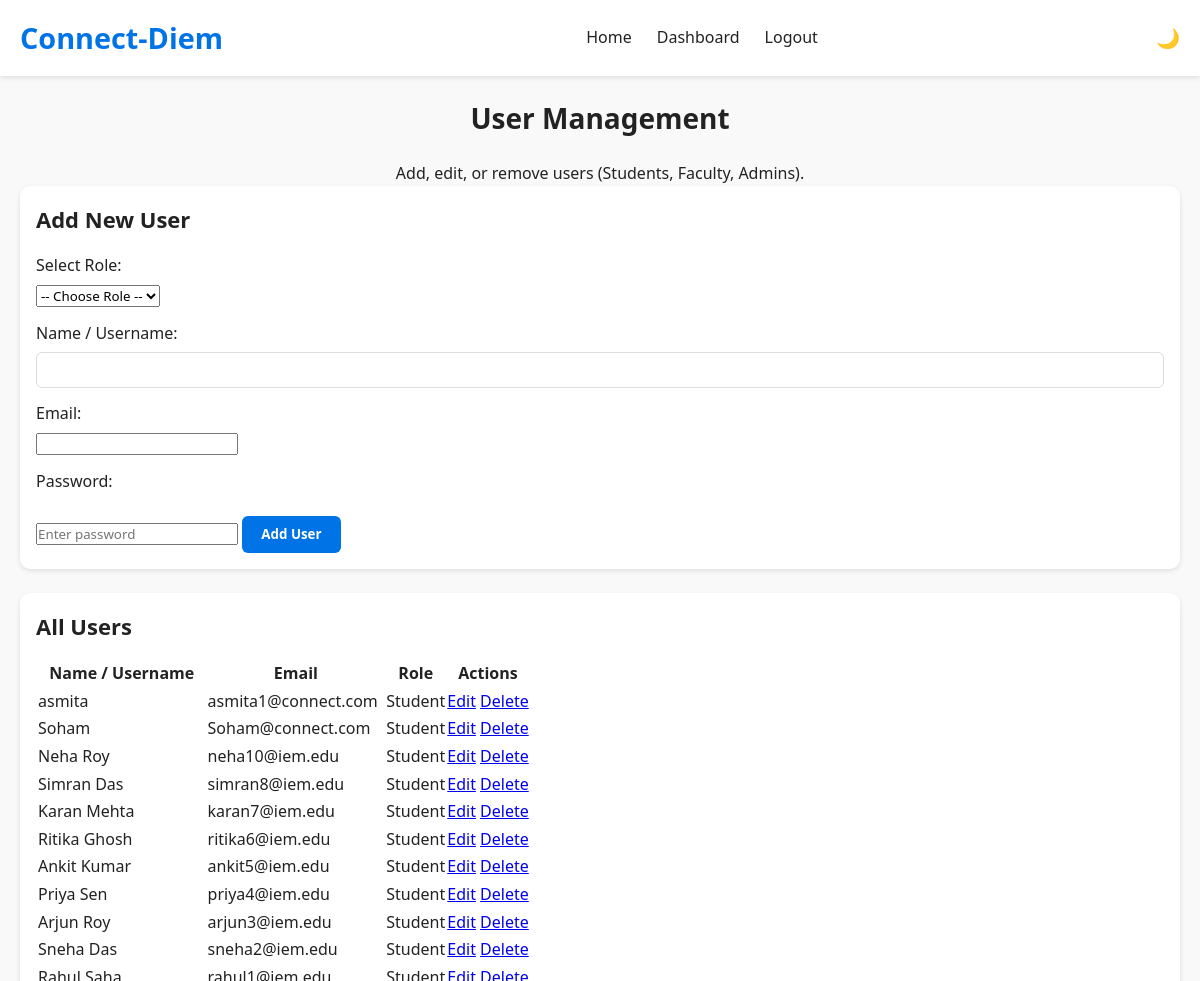
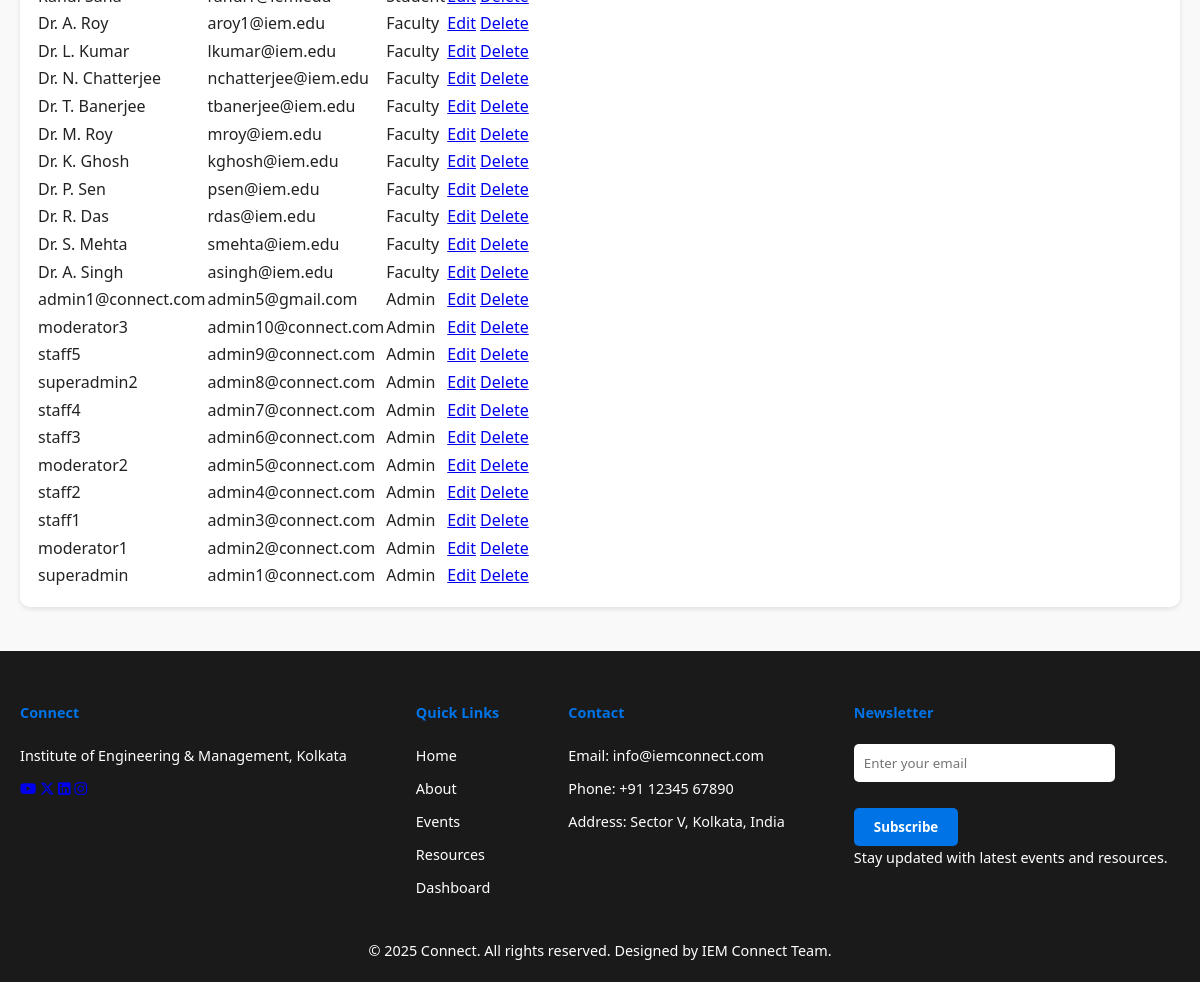
/admin/user_management.php (signed in), run on the app's committed database (2 pictures, top to bottom).
### tables this page shows
CREATE TABLE `students` (
  `student_id` int(11) NOT NULL,
  `roll_no` varchar(20) NOT NULL,
  `name` varchar(100) NOT NULL,
  `email` varchar(100) NOT NULL,
  `password` varchar(255) NOT NULL,
  `department` varchar(100) DEFAULT NULL,
  `year` int(11) DEFAULT NULL,
  `section` varchar(10) DEFAULT NULL,
  `contact` varchar(15) DEFAULT NULL,
  `profile_pic` varchar(255) DEFAULT 'default_student.png',
  `join_date` datetime DEFAULT current_timestamp()
);

CREATE TABLE `faculty` (
  `faculty_id` int(11) NOT NULL,
  `name` varchar(100) NOT NULL,
  `email` varchar(100) NOT NULL,
  `password` varchar(255) NOT NULL,
  `department` varchar(100) DEFAULT NULL,
  `designation` varchar(100) DEFAULT NULL,
  `contact` varchar(15) DEFAULT NULL,
  `profile_pic` varchar(255) DEFAULT 'default_faculty.png',
  `join_date` datetime DEFAULT current_timestamp()
);

### admin/user_management.php (the view, shortened to what this page needs)
<?php
include '../includes/db.php';
include '../includes/header.php';
$edit_data = null;
$students = $conn->query("SELECT student_id AS id, name, email, 'student' AS role FROM students ORDER BY join_date DESC");
$faculty = $conn->query("SELECT faculty_id AS id, name, email, 'faculty' AS role FROM faculty ORDER BY join_date DESC");
$admins = $conn->query("SELECT admin_id AS id, username AS name, email, 'admin' AS role FROM admins ORDER BY created_at DESC");
?>
<main class="dashboard-main">
    <h2 style="text-align:center;">User Management</h2>
    <p style="text-align:center;">Add, edit, or remove users (Students, Faculty, Admins).</p>
    <section class="add-user-section">
        <h3><?= $edit_data ? 'Edit User' : 'Add New User' ?></h3>
        <form method="POST" class="user-form">
            <label for="role">Select Role:</label>
            <select name="role" id="role" required <?= $edit_data ? 'readonly' : '' ?>>
                <option value="">-- Choose Role --</option>
            </select>
            <label for="name">Name / Username:</label>
            <input type="text" name="name" id="name" required value="<?= htmlspecialchars($edit_data['name'] ?? '') ?>">
            <label for="email">Email:</label>
            <input type="email" name="email" id="email" required value="<?= htmlspecialchars($edit_data['email'] ?? '') ?>">
            <?php if(!$edit_data): ?>
                <label for="password">Password:</label>
                <input type="password" name="password" id="password" required placeholder="Enter password">
            <?php endif; ?>
            <button type="submit" name="<?= $edit_data ? 'update_user' : 'add_user' ?>">
                <?= $edit_data ? 'Update User' : 'Add User' ?>
            </button>
        </form>
    </section>
    <section class="user-lists">
        <h3>All Users</h3>
        <table>
            <thead>
                <tr>
                    <th>Name / Username</th>
                    <th>Email</th>
                    <th>Role</th>
                    <th>Actions</th>
                </tr>
            </thead>
            <tbody>
                <?php while($row = $students->fetch_assoc()): ?>
                    <tr>
                        <td><?= htmlspecialchars($row['name']) ?></td>
                        <td><?= htmlspecialchars($row['email']) ?></td>
                        <td><?= ucfirst($row['role']) ?></td>
                        <td>
                            <a href="?edit=<?= $row['id'] ?>&role=student" class="btn-edit">Edit</a>
                            <a href="?delete=<?= $row['id'] ?>&role=student" class="btn-danger" onclick="return confirm('Delete this student?')">Delete</a>
                        </td>
                    </tr>
                <?php endwhile; ?>
                <?php while($row = $faculty->fetch_assoc()): ?>
                    <tr>
                        <td><?= htmlspecialchars($row['name']) ?></td>
                        <td><?= htmlspecialchars($row['email']) ?></td>
                        <td><?= ucfirst($row['role']) ?></td>
                        <td>
                            <a href="?edit=<?= $row['id'] ?>&role=faculty" class="btn-edit">Edit</a>
                            <a href="?delete=<?= $row['id'] ?>&role=faculty" class="btn-danger" onclick="return confirm('Delete this faculty?')">Delete</a>
                        </td>
                    </tr>
                <?php endwhile; ?>
                <?php while($row = $admins->fetch_assoc()): ?>
                    <tr>
                        <td><?= htmlspecialchars($row['name']) ?></td>
                        <td><?= htmlspecialchars($row['email']) ?></td>
                        <td><?= ucfirst($row['role']) ?></td>
                        <td>
                            <a href="?edit=<?= $row['id'] ?>&role=admin" class="btn-edit">Edit</a>
                            <a href="?delete=<?= $row['id'] ?>&role=admin" class="btn-danger" onclick="return confirm('Delete this admin?')">Delete</a>
                        </td>
                    </tr>
                <?php endwhile; ?>
            </tbody>
        </table>
    </section>
</main>
<?php include '../includes/footer.php'; ?>

### assets/css/style.css (style rules this page uses)
body.light-mode { --bg-color: #f9f9f9; --text-color: #222; --header-bg: #ffffff; --footer-bg: #1a1a1a; --btn-bg: #0073e6; --btn-color: #fff; --btn-secondary-bg: #555; --card-blue-bg: #0073e6; --card-black-bg: #f0f0f0; --card-text-color: #222; }
* { box-sizing: border-box; margin: 0; padding: 0; font-family: 'Segoe UI', Tahoma, Geneva, Verdana, sans-serif; transition: all 0.3s ease; }
body { background-color: var(--bg-color); color: var(--text-color); line-height: 1.6; }
.dashboard-main { padding: 40px 20px; min-height: calc(100vh - 120px); background-color: var(--bg-color); transition: background-color 0.3s, color 0.3s; }
body.light-mode { --login-bg-gradient: linear-gradient(135deg, #f9f9f9, #e0e0e0); --card-bg: rgba(255, 255, 255, 0.85); --card-color: #222; --input-bg: rgba(255, 255, 255, 0.8); --input-color: #222; --input-placeholder: rgba(34,34,34,0.6); --btn-bg: #0073e6; --btn-color: #fff; --icon-color: #0073e6; --link-color: #0073e6; --error-color: #ff4c4c; }
body.light-mode { --text-color: #222; --text-muted: #555; --card-bg: #fff; --border-color: #ddd; --hover-bg: #f7f7f7; --table-header-bg: #f0f0f0; }
.dashboard-main h2 { font-size: 2rem; margin-bottom: 1rem; }
.dashboard-main section { background-color: var(--card-bg); padding: 1rem; margin-bottom: 1.5rem; border-radius: 10px; box-shadow: var(--box-shadow); }
form label { display: block; margin-top: 0.8rem; margin-bottom: 0.3rem; color: var(--text-color); font-weight: 500; }
form input[type="text"], form input[type="date"], form input[type="time"], form input[type="file"], form textarea { width: 100%; padding: 0.5rem; border: 1px solid var(--border-color); border-radius: 6px; background-color: var(--input-bg); color: var(--text-color); }
form button { margin-top: 1rem; padding: 0.6rem 1.2rem; background-color: var(--btn-bg); color: var(--btn-text); border: none; border-radius: 6px; cursor: pointer; font-weight: 600; transition: 0.2s; }
:root { --card-bg: #f9f9f9; --box-shadow: 0 2px 8px rgba(0,0,0,0.1); --border-color: #ddd; --text-color: #333; --th-bg: #e0e0e0; --th-text: #000; --tr-even: #f2f2f2; --tr-hover: #dcdcdc; --input-bg: #fff; --btn-bg: #007bff; --btn-text: #fff; --btn-hover: #0056b3; }
.dashboard-main { padding: 20px; font-family: Arial, sans-serif; }
.dashboard-main h2 { font-size: 28px; margin-bottom: 20px; color: var(--text-color); }
section { margin-bottom: 40px; background-color: var(--section-bg); padding: 15px; border-radius: 8px; box-shadow: var(--box-shadow); }
h3 { font-size: 22px; margin-bottom: 15px; color: var(--text-color); }
:root { --text-color: #333; --section-bg: #f9f9f9; --box-shadow: 0 2px 5px rgba(0,0,0,0.1); --table-bg: #fff; --table-header-bg: #e0e0e0; --table-border: #ccc; --table-hover: #f1f1f1; --input-bg: #fff; --input-border: #ccc; --btn-bg: #4CAF50; --btn-hover: #45a049; --btn-text: #fff; }

### data on the page
students: name "asmita", email "asmita1@connect.com", role "Student"
students: name "Soham", email "Soham@connect.com", role "Student"
students: name "Neha Roy", email "neha10@iem.edu", role "Student"
students: name "Simran Das", email "simran8@iem.edu", role "Student"
students: name "Karan Mehta", email "karan7@iem.edu", role "Student"
students: name "Ritika Ghosh", email "ritika6@iem.edu", role "Student"
students: name "Ankit Kumar", email "ankit5@iem.edu", role "Student"
students: name "Priya Sen", email "priya4@iem.edu", role "Student"
students: name "Arjun Roy", email "arjun3@iem.edu", role "Student"
students: name "Sneha Das", email "sneha2@iem.edu", role "Student"
students: name "Rahul Saha", email "rahul1@iem.edu", role "Student"
faculty: name "Dr. A. Roy", email "aroy1@iem.edu", role "Faculty"
faculty: name "Dr. L. Kumar", email "lkumar@iem.edu", role "Faculty"
faculty: name "Dr. N. Chatterjee", email "nchatterjee@iem.edu", role "Faculty"
faculty: name "Dr. T. Banerjee", email "tbanerjee@iem.edu", role "Faculty"
faculty: name "Dr. M. Roy", email "mroy@iem.edu", role "Faculty"
faculty: name "Dr. K. Ghosh", email "kghosh@iem.edu", role "Faculty"
faculty: name "Dr. P. Sen", email "psen@iem.edu", role "Faculty"
faculty: name "Dr. R. Das", email "rdas@iem.edu", role "Faculty"
faculty: name "Dr. S. Mehta", email "smehta@iem.edu", role "Faculty"
faculty: name "Dr. A. Singh", email "asingh@iem.edu", role "Faculty"

### other printed values
$row['name'] "admin1@connect.com"
$row['email'] "admin5@gmail.com"
$row['role'] "Admin"
$row['name'] "moderator3"
$row['email'] "admin10@connect.com"
$row['name'] "staff5"
$row['email'] "admin9@connect.com"
$row['name'] "superadmin2"
$row['email'] "admin8@connect.com"
$row['name'] "staff4"
$row['email'] "admin7@connect.com"
$row['name'] "staff3"
$row['email'] "admin6@connect.com"
$row['name'] "moderator2"
$row['email'] "admin5@connect.com"
